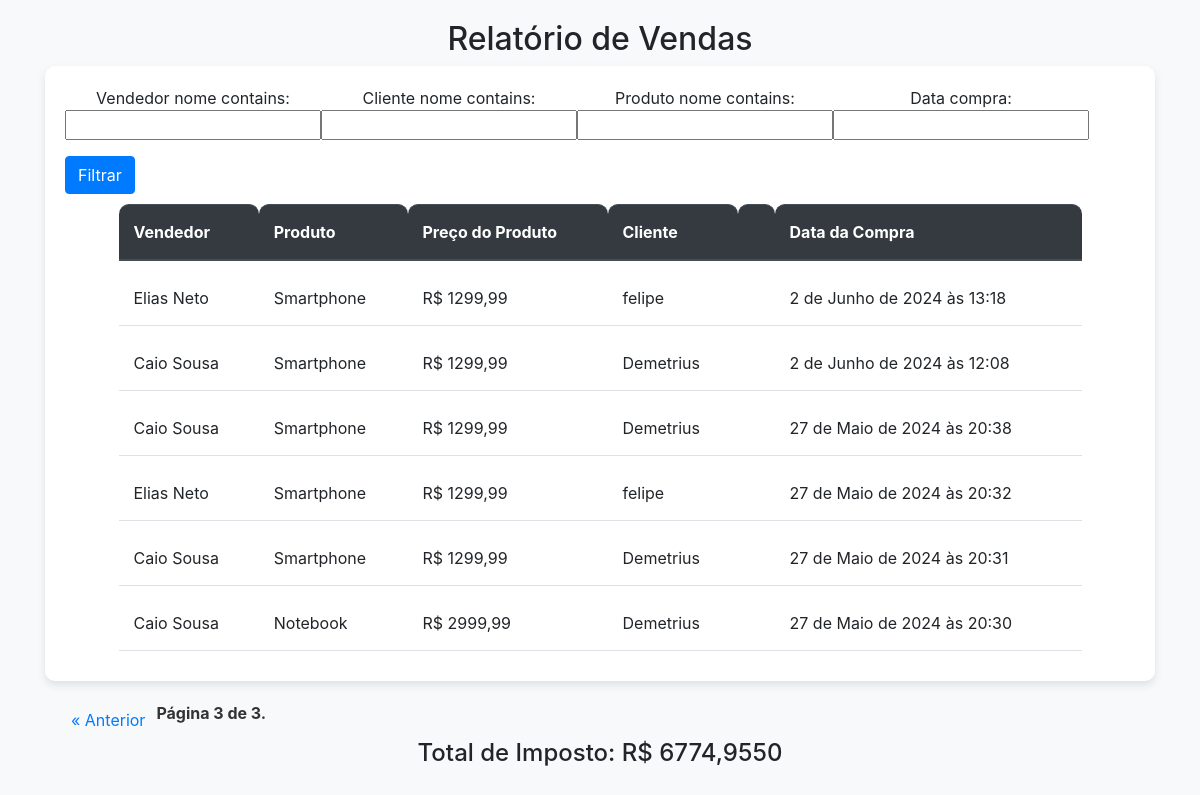
/relatorio/?page=3, run on an earlier commit of the app's database.
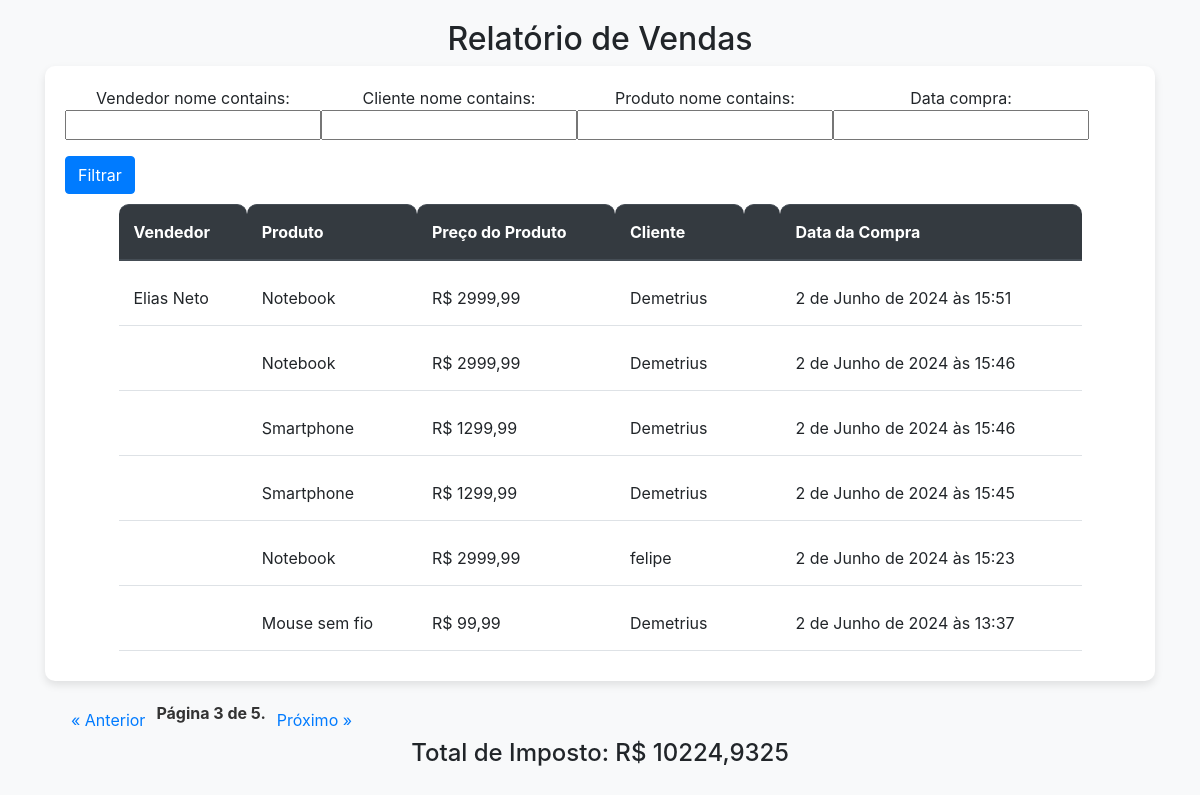
And on a later commit of the database.
### estoque/models.py (models this page shows, shortened)
class Compra(models.Model):
    vendedor = models.ForeignKey(Vendedor, on_delete=models.SET_NULL, blank=True, null=True)
    cliente = models.ForeignKey(Cliente, on_delete=models.SET_NULL, blank=True, null=True)
    produto = models.ForeignKey(Produto, on_delete=models.SET_NULL, blank=True, null=True)
    data_compra = models.DateTimeField(auto_now_add=True, blank=True, null=True)

class Vendedor(models.Model):
    nome = models.CharField(max_length=30, blank=True, null=True)
    telefone = models.CharField(max_length=12, blank=True, null=True)
    cpf = models.CharField(max_length=11, blank=True, null=True)
    salario = models.DecimalField(max_digits=6, decimal_places=2, blank= True, null=True)

class Produto(models.Model):
    nome = models.CharField(max_length=30, blank=True, null=True)
    preco = models.DecimalField(max_digits=10, decimal_places=2, blank=True, null=True)
    qtd = models.IntegerField(blank=True, null=True)
    img = models.ImageField(upload_to='produtos', blank=True, null=True)

class Cliente(models.Model):
    nome = models.CharField(max_length=30, blank=True, null=True)
    endereco = models.CharField(max_length=100, blank=True, null=True)
    email = models.EmailField(max_length=40, unique=True, blank=True, null=True)
    telefone = models.CharField(max_length=12, blank=True, null=True)

### estoque/views.py (the view)
# urls.py: path('relatorio/', views.relatorio,  name='relatorio')
def relatorio(request):
    compras = Compra.objects.all().order_by('-data_compra')
    compras_filtro = CompraFilter(request.GET, queryset=compras)  # Passando o queryset não filtrado
    paginator = Paginator(compras_filtro.qs, 6)  # Usando o queryset filtrado para a paginação
    page = request.GET.get('page')
    page_obj = paginator.get_page(page)
    total_imposto = Decimal(0)
    for compra in compras_filtro.qs:  # Usando o queryset filtrado para calcular o total de imposto
        imposto = compra.produto.preco * Decimal(0.25)
        total_imposto += imposto
    context = {'page_obj': page_obj, 'filter': compras_filtro, 'total_imposto': total_imposto}
    return render(request, 'relatorio.html', context)

### templates/relatorio.html (shortened to what this page needs)
<!DOCTYPE html>
<html lang="pt-BR">
<head>
    <link href="https://stackpath.bootstrapcdn.com/bootstrap/4.5.2/css/bootstrap.min.css" rel="stylesheet">
</head>
<body>
    <div class="container">
        <div class="row">
            <div class="col-md-12">
                <h2 class="text-center">Relatório de Vendas</h2>
                <div class="table-container">
                    <form method="get" class="form-inline">
                        {{ filter.form.as_p }}
                        <button type="submit" class="btn btn-primary">Filtrar</button>
                    </form>
                    <table class="table">
                        <thead class="thead-dark">
                            <tr>
                                <th scope="col">Vendedor</th>
                                <th scope="col">Produto</th>
                                <th scope="col">Preço do Produto</th>
                                <th>Cliente<th>
                                <th scope="col">Data da Compra</th>
                            </tr>
                        </thead>
                        <tbody>
                            {% for i in page_obj %}
                            <tr>
                                <td>{{ i.vendedor.nome }}</td>
                                <td>{{ i.produto.nome }}</td>
                                <td>R$ {{ i.produto.preco }}</td>
                                <td> {{ i.cliente.nome}} <td>
                                <td>{{ i.data_compra }}</td>
                            </tr>
                            {% endfor %}
                        </tbody>
                    </table>
                </div>
                <div class="pagination">
                    {% if page_obj.has_previous %}
                        <a href="{% url "relatorio" %}?page={{page_obj.previous_page_number}}" class="btn btn-outline-primary">&laquo; Anterior</a>
                    {% endif %}
                    <span class="current">
                        Página {{ page_obj.number }} de {{ page_obj.paginator.num_pages }}.
                    </span>
                    {% if page_obj.has_next %}
                        <a href="{% url "relatorio" %}?page={{page_obj.next_page_number}}" class="btn btn-outline-primary">Próximo &raquo;</a>
                    {% endif %}
                </div>
                <div class="text-center">
                    <h4>Total de Imposto: R$ {{ total_imposto }}</h4>
                </div>
            </div>
        </div>
    </div>
</body>
</html>

What changed in the data, as far as the page shows it:
no longer on this page (row unchanged): Compra: vendedor.nome "Elias Neto", produto.nome "Smartphone", produto.preco "1299,99", cliente.nome "felipe", data_compra "2 de Junho de 2024 às 13:18"
no longer on this page (row edited): Compra: vendedor.nome "Caio Sousa", produto.nome "Smartphone", produto.preco "1299,99", cliente.nome "Demetrius", data_compra "2 de Junho de 2024 às 12:08"
no longer on this page (row edited): Compra: vendedor.nome "Caio Sousa", produto.nome "Smartphone", produto.preco "1299,99", cliente.nome "Demetrius", data_compra "27 de Maio de 2024 às 20:38"
no longer on this page (row unchanged): Compra: vendedor.nome "Elias Neto", produto.nome "Smartphone", produto.preco "1299,99", cliente.nome "felipe", data_compra "27 de Maio de 2024 às 20:32"
no longer on this page (row edited): Compra: vendedor.nome "Caio Sousa", produto.nome "Smartphone", produto.preco "1299,99", cliente.nome "Demetrius", data_compra "27 de Maio de 2024 às 20:31"
no longer on this page (row edited): Compra: vendedor.nome "Caio Sousa", produto.nome "Notebook", produto.preco "2999,99", cliente.nome "Demetrius", data_compra "27 de Maio de 2024 às 20:30"
now on this page (row unchanged): Compra: vendedor.nome "Elias Neto", produto.nome "Notebook", produto.preco "2999,99", cliente.nome "Demetrius", data_compra "2 de Junho de 2024 às 15:51"
now on this page (row edited): Compra: produto.nome "Notebook", produto.preco "2999,99", cliente.nome "Demetrius", data_compra "2 de Junho de 2024 às 15:46"
now on this page (row edited): Compra: produto.nome "Smartphone", produto.preco "1299,99", cliente.nome "Demetrius", data_compra "2 de Junho de 2024 às 15:46"
now on this page (row edited): Compra: produto.nome "Smartphone", produto.preco "1299,99", cliente.nome "Demetrius", data_compra "2 de Junho de 2024 às 15:45"
now on this page (row edited): Compra: produto.nome "Notebook", produto.preco "2999,99", cliente.nome "felipe", data_compra "2 de Junho de 2024 às 15:23"
now on this page (row edited): Compra: produto.nome "Mouse sem fio", produto.preco "99,99", cliente.nome "Demetrius", data_compra "2 de Junho de 2024 às 13:37"
Also different on the page:
{{ page_obj.paginator.num_pages }}: "3" → "5"
{{ total_imposto }}: "6774,9550" → "10224,9325"
text now shown: "Próximo »"
